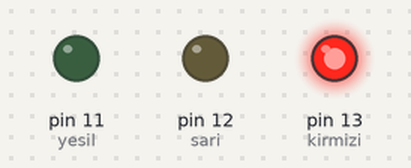
The sketch below on a simulated Arduino Uno, built with avr-gcc and run on an emulated ATmega328P. Shown: output pins drawn as LEDs (lit = HIGH).

Above: at 5.0 s.
At 11.0 s:
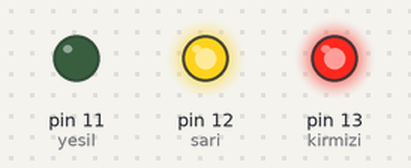
At 14.5 s:
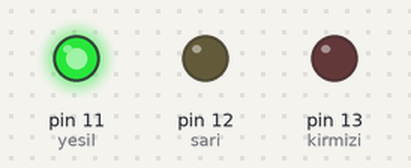
Timing chart, 0 to 22.1 s (numbered marks = the images above):
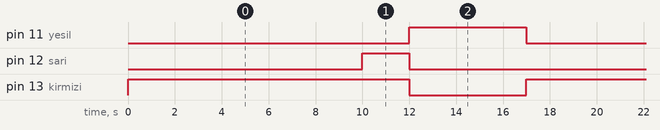

Measured:
- by itself, pin 11 (yesil): alternates HIGH for 5.0 s and LOW for 12.0 s
- by itself, pin 12 (sari): alternates HIGH for 2.0 s and LOW for 15.0 s
- by itself, pin 13 (kirmizi): alternates HIGH for 12.0 s and LOW for 5.0 s

The sketch:

f_ovvov.ino
```cpp
#define kirmizi 13
#define sari 12
#define yesil 11


void setup()
{
  pinMode(kirmizi, OUTPUT);
  pinMode(sari, OUTPUT);
  pinMode(yesil, OUTPUT);

}

void loop()
{
  digitalWrite(kirmizi, HIGH);
  delay(10000);
  digitalWrite(sari, HIGH);
  delay(2000);
  digitalWrite(sari, LOW);
  digitalWrite(kirmizi, LOW);
  digitalWrite(yesil, HIGH);
  delay(5000);
  digitalWrite(yesil, LOW);
}
```
